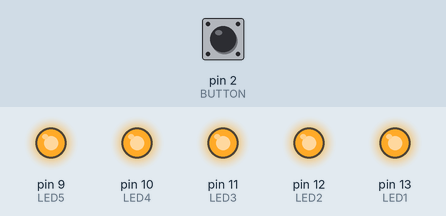
Bench run of a sketch on a simulated Arduino Uno, built with avr-gcc and run on an emulated ATmega328P. Parts: output pins drawn as LEDs (lit = HIGH). Dashed ring = blinking. The test bench sets the inputs (shaded band); at power-on: pin 2 (BUTTON) HIGH.

Above: at 1.2 s.
1.3 s: pin 2 (BUTTON) pulled LOW for 0.15 s
At 4.3 s:
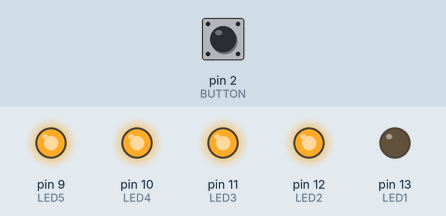
4.4 s: pin 2 (BUTTON) pulsed LOW 2 times (0.12 s each, 0.3 s apart)
8.0 s: pin 2 (BUTTON) pulled LOW for 1 s
At 11.9 s:
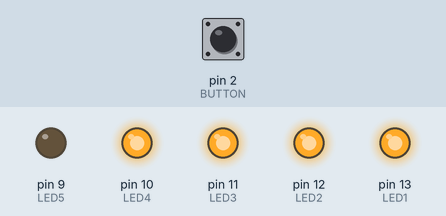
12.0 s: pin 2 (BUTTON) pulled LOW for 3.2 s
At 16.6 s:
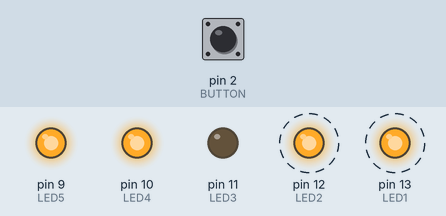
Timing chart, 0 to 19.2 s (numbered marks = the images above; inputs shaded):
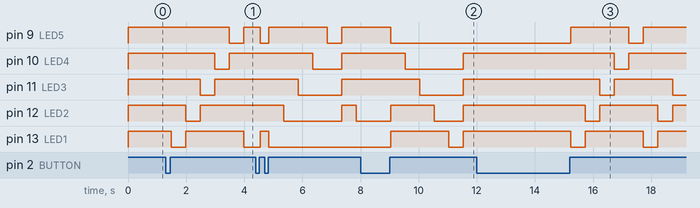

Measured:
- after the input at 1.3 s, pin 9 (LED5): HIGH → LOW after 2.2 s, → HIGH 0.50 s later; pin 10 (LED4): HIGH → LOW after 1.7 s, → HIGH 0.50 s later; pin 11 (LED3): HIGH → LOW after 1.2 s, → HIGH 0.50 s later; pin 12 (LED2): HIGH → LOW after 0.68 s, → HIGH 0.50 s later; pin 13 (LED1): HIGH → LOW after 0.18 s, → HIGH 0.50 s later, → LOW 2.0 s later
- after the input at 8.0 s, pin 13 (LED1): LOW → HIGH after 1.0 s, → LOW 2.0 s later, → HIGH 0.50 s later
- after the input at 12.0 s, pin 9 (LED5): LOW → HIGH after 3.2 s, → LOW 2.0 s later, → HIGH 0.50 s later

The sketch:

Switch_Led_Pattern.ino
```cpp
int LED1 = 13;
int LED2 = 12;
int LED3 = 11;
int LED4 = 10;
int LED5 = 9;
int BUTTON = 2;

int COUNT = 0;

void setup() {
  pinMode(BUTTON, INPUT_PULLUP);

  pinMode(LED1, OUTPUT);
  pinMode(LED2, OUTPUT);
  pinMode(LED3, OUTPUT);
  pinMode(LED4, OUTPUT);
  pinMode(LED5, OUTPUT);

  allOff();

  while (digitalRead(BUTTON) == LOW) {
    delay(10);
  }
}

void loop() {
  while (digitalRead(BUTTON) == HIGH) {
    delay(5);
  }

  delay(30);

  if (digitalRead(BUTTON) != LOW) {
    return;
  }

  COUNT++;

  while (digitalRead(BUTTON) == LOW) {
    delay(5);
  }

  delay(30);

  int currentCount = COUNT % 4;

  while (true) {
    allOff();

    if (currentCount == 1) {
      int leds[] = {LED1, LED2, LED3, LED4, LED5};

      for (int i = 0; i < 5; i++) {
        digitalWrite(leds[i], LOW);
        if (waitWithCheck(500)) return;
        digitalWrite(leds[i], HIGH);
      }
    }
    else if (currentCount == 2) {
      int leds[] = {LED5, LED4, LED3, LED2, LED1};

      for (int i = 0; i < 5; i++) {
        digitalWrite(leds[i], LOW);
        if (waitWithCheck(500)) return;
        digitalWrite(leds[i], HIGH);
      }
    }
    else if (currentCount == 3) {
      int leds[] = {LED1, LED2, LED3, LED4, LED5};

      for (int i = 0; i < 5; i++) {
        digitalWrite(leds[i], LOW);
        if (waitWithCheck(500)) return;
      }
    }
    else {
      int leds[] = {LED5, LED4, LED3, LED2, LED1};

      for (int i = 0; i < 5; i++) {
        digitalWrite(leds[i], LOW);
        if (waitWithCheck(500)) return;
      }
    }
  }
}

bool waitWithCheck(int ms) {
  for (int t = 0; t < ms; t += 10) {
    if (digitalRead(BUTTON) == LOW) {
      return true;
    }
    delay(10);
  }
  return false;
}

void allOff() {
  digitalWrite(LED1, HIGH);
  digitalWrite(LED2, HIGH);
  digitalWrite(LED3, HIGH);
  digitalWrite(LED4, HIGH);
  digitalWrite(LED5, HIGH);
}
```
